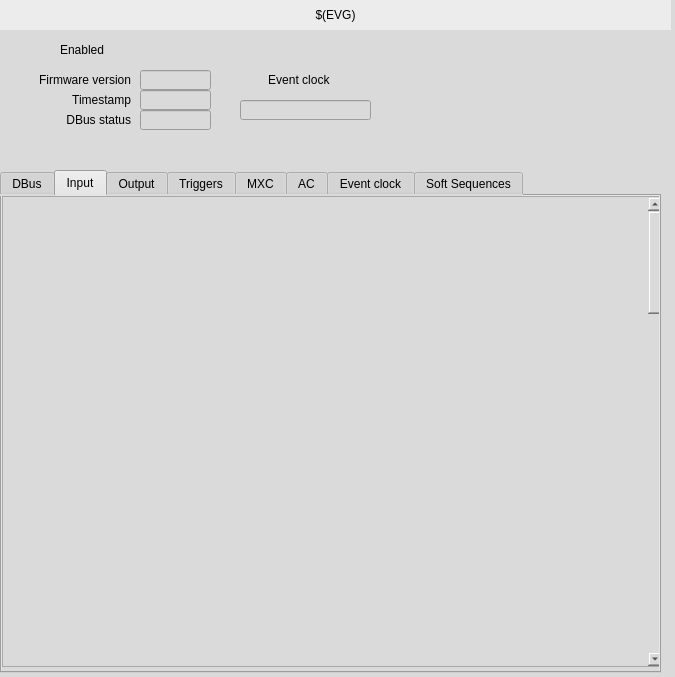
<?xml version="1.0" encoding="UTF-8"?>
<ui version="4.0">
 <class>MainWindow</class>
 <widget class="QMainWindow" name="MainWindow">
  <property name="geometry">
   <rect>
    <x>0</x>
    <y>0</y>
    <width>675</width>
    <height>677</height>
   </rect>
  </property>
  <property name="windowTitle">
   <string>EVG</string>
  </property>
  <property name="styleSheet">
   <string notr="true">background-color: rgb(218, 218, 218);</string>
  </property>
  <widget class="QWidget" name="centralwidget">
   <widget class="caLabel" name="calabel">
    <property name="geometry">
     <rect>
      <x>0</x>
      <y>0</y>
      <width>671</width>
      <height>30</height>
     </rect>
    </property>
    <property name="styleSheet">
     <string notr="true">background-color: rgb(236, 236, 236, 255);</string>
    </property>
    <property name="text">
     <string>$(EVG)</string>
    </property>
    <property name="alignment">
     <set>Qt::AlignCenter</set>
    </property>
   </widget>
   <widget class="caLed" name="caled">
    <property name="geometry">
     <rect>
      <x>30</x>
      <y>40</y>
      <width>20</width>
      <height>20</height>
     </rect>
    </property>
    <property name="toolTip">
     <string>Master enable for the EVR. If not set then very little will happen.</string>
    </property>
    <property name="rectangular">
     <bool>false</bool>
    </property>
    <property name="channel" stdset="0">
     <string notr="true">$(EVG):Enable-RB</string>
    </property>
    <property name="falseColor">
     <color>
      <red>255</red>
      <green>0</green>
      <blue>0</blue>
     </color>
    </property>
    <property name="trueColor">
     <color>
      <red>0</red>
      <green>205</green>
      <blue>0</blue>
     </color>
    </property>
    <property name="undefinedColor">
     <color>
      <red>255</red>
      <green>255</green>
      <blue>255</blue>
     </color>
    </property>
   </widget>
   <widget class="QLabel" name="label">
    <property name="geometry">
     <rect>
      <x>10</x>
      <y>70</y>
      <width>121</width>
      <height>20</height>
     </rect>
    </property>
    <property name="text">
     <string>Firmware version</string>
    </property>
    <property name="alignment">
     <set>Qt::AlignRight|Qt::AlignTrailing|Qt::AlignVCenter</set>
    </property>
   </widget>
   <widget class="caLineEdit" name="calineedit">
    <property name="geometry">
     <rect>
      <x>140</x>
      <y>70</y>
      <width>71</width>
      <height>20</height>
     </rect>
    </property>
    <property name="channel" stdset="0">
     <string notr="true">$(EVG):FwVer-I</string>
    </property>
   </widget>
   <widget class="caLineEdit" name="calineedit_3">
    <property name="geometry">
     <rect>
      <x>140</x>
      <y>90</y>
      <width>71</width>
      <height>20</height>
     </rect>
    </property>
    <property name="channel" stdset="0">
     <string notr="true">$(EVG):Timestamp-RB</string>
    </property>
   </widget>
   <widget class="QLabel" name="label_5">
    <property name="geometry">
     <rect>
      <x>10</x>
      <y>90</y>
      <width>121</width>
      <height>20</height>
     </rect>
    </property>
    <property name="text">
     <string>Timestamp</string>
    </property>
    <property name="alignment">
     <set>Qt::AlignRight|Qt::AlignTrailing|Qt::AlignVCenter</set>
    </property>
   </widget>
   <widget class="caLineEdit" name="calineedit_4">
    <property name="geometry">
     <rect>
      <x>140</x>
      <y>110</y>
      <width>71</width>
      <height>20</height>
     </rect>
    </property>
    <property name="channel" stdset="0">
     <string notr="true">$(EVG):DbusStatus-RB</string>
    </property>
   </widget>
   <widget class="QLabel" name="label_7">
    <property name="geometry">
     <rect>
      <x>10</x>
      <y>110</y>
      <width>121</width>
      <height>20</height>
     </rect>
    </property>
    <property name="text">
     <string>DBus status</string>
    </property>
    <property name="alignment">
     <set>Qt::AlignRight|Qt::AlignTrailing|Qt::AlignVCenter</set>
    </property>
   </widget>
   <widget class="caInclude" name="cainclude">
    <property name="geometry">
     <rect>
      <x>470</x>
      <y>50</y>
      <width>185</width>
      <height>95</height>
     </rect>
    </property>
    <property name="macro">
     <string notr="true">EVG=$(EVG)</string>
    </property>
    <property name="filename" stdset="0">
     <string notr="true">G_EVG_VME_softEvt.ui</string>
    </property>
   </widget>
   <widget class="QTabWidget" name="tabWidget">
    <property name="geometry">
     <rect>
      <x>0</x>
      <y>170</y>
      <width>661</width>
      <height>503</height>
     </rect>
    </property>
    <property name="currentIndex">
     <number>1</number>
    </property>
    <widget class="QWidget" name="tab">
     <attribute name="title">
      <string>DBus</string>
     </attribute>
     <widget class="QScrollArea" name="scrollArea">
      <property name="geometry">
       <rect>
        <x>0</x>
        <y>0</y>
        <width>661</width>
        <height>471</height>
       </rect>
      </property>
      <property name="widgetResizable">
       <bool>true</bool>
      </property>
      <widget class="QWidget" name="scrollAreaWidgetContents">
       <property name="geometry">
        <rect>
         <x>0</x>
         <y>0</y>
         <width>641</width>
         <height>600</height>
        </rect>
       </property>
       <property name="minimumSize">
        <size>
         <width>0</width>
         <height>600</height>
        </size>
       </property>
       <widget class="caInclude" name="cainclude_25">
        <property name="geometry">
         <rect>
          <x>210</x>
          <y>10</y>
          <width>200</width>
          <height>70</height>
         </rect>
        </property>
        <property name="macro">
         <string notr="true">ID=0, EVG=$(EVG)</string>
        </property>
        <property name="filename" stdset="0">
         <string notr="true">G_EVG_VME_dbus.ui</string>
        </property>
       </widget>
       <widget class="caInclude" name="cainclude_26">
        <property name="geometry">
         <rect>
          <x>210</x>
          <y>80</y>
          <width>200</width>
          <height>70</height>
         </rect>
        </property>
        <property name="macro">
         <string notr="true">ID=1, EVG=$(EVG)</string>
        </property>
        <property name="filename" stdset="0">
         <string notr="true">G_EVG_VME_dbus.ui</string>
        </property>
       </widget>
       <widget class="caInclude" name="cainclude_27">
        <property name="geometry">
         <rect>
          <x>210</x>
          <y>150</y>
          <width>200</width>
          <height>70</height>
         </rect>
        </property>
        <property name="macro">
         <string notr="true">ID=2, EVG=$(EVG)</string>
        </property>
        <property name="filename" stdset="0">
         <string notr="true">G_EVG_VME_dbus.ui</string>
        </property>
       </widget>
       <widget class="caInclude" name="cainclude_36">
        <property name="geometry">
         <rect>
          <x>210</x>
          <y>220</y>
          <width>200</width>
          <height>70</height>
         </rect>
        </property>
        <property name="macro">
         <string notr="true">ID=3, EVG=$(EVG)</string>
        </property>
        <property name="filename" stdset="0">
         <string notr="true">G_EVG_VME_dbus.ui</string>
        </property>
       </widget>
       <widget class="caInclude" name="cainclude_37">
        <property name="geometry">
         <rect>
          <x>210</x>
          <y>290</y>
          <width>200</width>
          <height>70</height>
         </rect>
        </property>
        <property name="macro">
         <string notr="true">ID=4, EVG=$(EVG)</string>
        </property>
        <property name="filename" stdset="0">
         <string notr="true">G_EVG_VME_dbus.ui</string>
        </property>
       </widget>
       <widget class="caInclude" name="cainclude_38">
        <property name="geometry">
         <rect>
          <x>210</x>
          <y>360</y>
          <width>200</width>
          <height>70</height>
         </rect>
        </property>
        <property name="macro">
         <string notr="true">ID=5, EVG=$(EVG)</string>
        </property>
        <property name="filename" stdset="0">
         <string notr="true">G_EVG_VME_dbus.ui</string>
        </property>
       </widget>
       <widget class="caInclude" name="cainclude_39">
        <property name="geometry">
         <rect>
          <x>210</x>
          <y>430</y>
          <width>200</width>
          <height>70</height>
         </rect>
        </property>
        <property name="macro">
         <string notr="true">ID=6, EVG=$(EVG)</string>
        </property>
        <property name="filename" stdset="0">
         <string notr="true">G_EVG_VME_dbus.ui</string>
        </property>
       </widget>
       <widget class="caInclude" name="cainclude_40">
        <property name="geometry">
         <rect>
          <x>210</x>
          <y>500</y>
          <width>200</width>
          <height>70</height>
         </rect>
        </property>
        <property name="macro">
         <string notr="true">ID=7, EVG=$(EVG)</string>
        </property>
        <property name="filename" stdset="0">
         <string notr="true">G_EVG_VME_dbus.ui</string>
        </property>
       </widget>
      </widget>
     </widget>
    </widget>
    <widget class="QWidget" name="tab_2">
     <attribute name="title">
      <string>Input</string>
     </attribute>
     <widget class="QScrollArea" name="scrollArea_2">
      <property name="geometry">
       <rect>
        <x>0</x>
        <y>0</y>
        <width>661</width>
        <height>471</height>
       </rect>
      </property>
      <property name="widgetResizable">
       <bool>true</bool>
      </property>
      <widget class="QWidget" name="scrollAreaWidgetContents_2">
       <property name="geometry">
        <rect>
         <x>0</x>
         <y>0</y>
         <width>641</width>
         <height>2000</height>
        </rect>
       </property>
       <property name="minimumSize">
        <size>
         <width>0</width>
         <height>2000</height>
        </size>
       </property>
       <widget class="caInclude" name="cainclude_4">
        <property name="geometry">
         <rect>
          <x>10</x>
          <y>10</y>
          <width>565</width>
          <height>85</height>
         </rect>
        </property>
        <property name="macro">
         <string notr="true">ID=FrontInp0, EVG=$(EVG)</string>
        </property>
        <property name="filename" stdset="0">
         <string notr="true">G_EVG_VME_input.ui</string>
        </property>
       </widget>
       <widget class="caInclude" name="cainclude_5">
        <property name="geometry">
         <rect>
          <x>10</x>
          <y>95</y>
          <width>565</width>
          <height>85</height>
         </rect>
        </property>
        <property name="macro">
         <string notr="true">ID=FrontInp1, EVG=$(EVG)</string>
        </property>
        <property name="filename" stdset="0">
         <string notr="true">G_EVG_VME_input.ui</string>
        </property>
       </widget>
       <widget class="caInclude" name="cainclude_7">
        <property name="geometry">
         <rect>
          <x>10</x>
          <y>190</y>
          <width>565</width>
          <height>85</height>
         </rect>
        </property>
        <property name="macro">
         <string notr="true">ID=UnivInp0, EVG=$(EVG)</string>
        </property>
        <property name="filename" stdset="0">
         <string notr="true">G_EVG_VME_input.ui</string>
        </property>
       </widget>
       <widget class="caInclude" name="cainclude_8">
        <property name="geometry">
         <rect>
          <x>10</x>
          <y>275</y>
          <width>565</width>
          <height>85</height>
         </rect>
        </property>
        <property name="macro">
         <string notr="true">ID=UnivInp1, EVG=$(EVG)</string>
        </property>
        <property name="filename" stdset="0">
         <string notr="true">G_EVG_VME_input.ui</string>
        </property>
       </widget>
       <widget class="caInclude" name="cainclude_9">
        <property name="geometry">
         <rect>
          <x>10</x>
          <y>360</y>
          <width>565</width>
          <height>85</height>
         </rect>
        </property>
        <property name="macro">
         <string notr="true">ID=UnivInp2, EVG=$(EVG)</string>
        </property>
        <property name="filename" stdset="0">
         <string notr="true">G_EVG_VME_input.ui</string>
        </property>
       </widget>
       <widget class="caInclude" name="cainclude_10">
        <property name="geometry">
         <rect>
          <x>10</x>
          <y>445</y>
          <width>565</width>
          <height>85</height>
         </rect>
        </property>
        <property name="macro">
         <string notr="true">ID=UnivInp3, EVG=$(EVG)</string>
        </property>
        <property name="filename" stdset="0">
         <string notr="true">G_EVG_VME_input.ui</string>
        </property>
       </widget>
       <widget class="caInclude" name="cainclude_41">
        <property name="geometry">
         <rect>
          <x>10</x>
          <y>540</y>
          <width>565</width>
          <height>85</height>
         </rect>
        </property>
        <property name="macro">
         <string notr="true">ID=RearInp0, EVG=$(EVG)</string>
        </property>
        <property name="filename" stdset="0">
         <string notr="true">G_EVG_VME_input.ui</string>
        </property>
       </widget>
       <widget class="caInclude" name="cainclude_42">
        <property name="geometry">
         <rect>
          <x>10</x>
          <y>625</y>
          <width>565</width>
          <height>85</height>
         </rect>
        </property>
        <property name="macro">
         <string notr="true">ID=RearInp1, EVG=$(EVG)</string>
        </property>
        <property name="filename" stdset="0">
         <string notr="true">G_EVG_VME_input.ui</string>
        </property>
       </widget>
       <widget class="caInclude" name="cainclude_43">
        <property name="geometry">
         <rect>
          <x>10</x>
          <y>710</y>
          <width>565</width>
          <height>85</height>
         </rect>
        </property>
        <property name="macro">
         <string notr="true">ID=RearInp2, EVG=$(EVG)</string>
        </property>
        <property name="filename" stdset="0">
         <string notr="true">G_EVG_VME_input.ui</string>
        </property>
       </widget>
       <widget class="caInclude" name="cainclude_44">
        <property name="geometry">
         <rect>
          <x>10</x>
          <y>795</y>
          <width>565</width>
          <height>85</height>
         </rect>
        </property>
        <property name="macro">
         <string notr="true">ID=RearInp3, EVG=$(EVG)</string>
        </property>
        <property name="filename" stdset="0">
         <string notr="true">G_EVG_VME_input.ui</string>
        </property>
       </widget>
       <widget class="caInclude" name="cainclude_45">
        <property name="geometry">
         <rect>
          <x>10</x>
          <y>880</y>
          <width>565</width>
          <height>85</height>
         </rect>
        </property>
        <property name="macro">
         <string notr="true">ID=RearInp4, EVG=$(EVG)</string>
        </property>
        <property name="filename" stdset="0">
         <string notr="true">G_EVG_VME_input.ui</string>
        </property>
       </widget>
       <widget class="caInclude" name="cainclude_46">
        <property name="geometry">
         <rect>
          <x>10</x>
          <y>965</y>
          <width>565</width>
          <height>85</height>
         </rect>
        </property>
        <property name="macro">
         <string notr="true">ID=RearInp5, EVG=$(EVG)</string>
        </property>
        <property name="filename" stdset="0">
         <string notr="true">G_EVG_VME_input.ui</string>
        </property>
       </widget>
       <widget class="caInclude" name="cainclude_47">
        <property name="geometry">
         <rect>
          <x>10</x>
          <y>1050</y>
          <width>565</width>
          <height>85</height>
         </rect>
        </property>
        <property name="macro">
         <string notr="true">ID=RearInp6, EVG=$(EVG)</string>
        </property>
        <property name="filename" stdset="0">
         <string notr="true">G_EVG_VME_input.ui</string>
        </property>
       </widget>
       <widget class="caInclude" name="cainclude_48">
        <property name="geometry">
         <rect>
          <x>10</x>
          <y>1135</y>
          <width>565</width>
          <height>85</height>
         </rect>
        </property>
        <property name="macro">
         <string notr="true">ID=RearInp7, EVG=$(EVG)</string>
        </property>
        <property name="filename" stdset="0">
         <string notr="true">G_EVG_VME_input.ui</string>
        </property>
       </widget>
       <widget class="caInclude" name="cainclude_49">
        <property name="geometry">
         <rect>
          <x>10</x>
          <y>1220</y>
          <width>565</width>
          <height>85</height>
         </rect>
        </property>
        <property name="macro">
         <string notr="true">ID=RearInp8, EVG=$(EVG)</string>
        </property>
        <property name="filename" stdset="0">
         <string notr="true">G_EVG_VME_input.ui</string>
        </property>
       </widget>
       <widget class="caInclude" name="cainclude_50">
        <property name="geometry">
         <rect>
          <x>10</x>
          <y>1305</y>
          <width>565</width>
          <height>85</height>
         </rect>
        </property>
        <property name="macro">
         <string notr="true">ID=RearInp9, EVG=$(EVG)</string>
        </property>
        <property name="filename" stdset="0">
         <string notr="true">G_EVG_VME_input.ui</string>
        </property>
       </widget>
       <widget class="caInclude" name="cainclude_51">
        <property name="geometry">
         <rect>
          <x>10</x>
          <y>1390</y>
          <width>565</width>
          <height>85</height>
         </rect>
        </property>
        <property name="macro">
         <string notr="true">ID=RearInp10, EVG=$(EVG)</string>
        </property>
        <property name="filename" stdset="0">
         <string notr="true">G_EVG_VME_input.ui</string>
        </property>
       </widget>
       <widget class="caInclude" name="cainclude_52">
        <property name="geometry">
         <rect>
          <x>10</x>
          <y>1475</y>
          <width>565</width>
          <height>85</height>
         </rect>
        </property>
        <property name="macro">
         <string notr="true">ID=RearInp11, EVG=$(EVG)</string>
        </property>
        <property name="filename" stdset="0">
         <string notr="true">G_EVG_VME_input.ui</string>
        </property>
       </widget>
       <widget class="caInclude" name="cainclude_53">
        <property name="geometry">
         <rect>
          <x>10</x>
          <y>1560</y>
          <width>565</width>
          <height>85</height>
         </rect>
        </property>
        <property name="macro">
         <string notr="true">ID=RearInp12, EVG=$(EVG)</string>
        </property>
        <property name="filename" stdset="0">
         <string notr="true">G_EVG_VME_input.ui</string>
        </property>
       </widget>
       <widget class="caInclude" name="cainclude_54">
        <property name="geometry">
         <rect>
          <x>10</x>
          <y>1645</y>
          <width>565</width>
          <height>85</height>
         </rect>
        </property>
        <property name="macro">
         <string notr="true">ID=RearInp13, EVG=$(EVG)</string>
        </property>
        <property name="filename" stdset="0">
         <string notr="true">G_EVG_VME_input.ui</string>
        </property>
       </widget>
       <widget class="caInclude" name="cainclude_55">
        <property name="geometry">
         <rect>
          <x>10</x>
          <y>1730</y>
          <width>565</width>
          <height>85</height>
         </rect>
        </property>
        <property name="macro">
         <string notr="true">ID=RearInp14, EVG=$(EVG)</string>
        </property>
        <property name="filename" stdset="0">
         <string notr="true">G_EVG_VME_input.ui</string>
        </property>
       </widget>
       <widget class="caInclude" name="cainclude_56">
        <property name="geometry">
         <rect>
          <x>10</x>
          <y>1815</y>
          <width>565</width>
          <height>85</height>
         </rect>
        </property>
        <property name="macro">
         <string notr="true">ID=RearInp15, EVG=$(EVG)</string>
        </property>
        <property name="filename" stdset="0">
         <string notr="true">G_EVG_VME_input.ui</string>
        </property>
       </widget>
      </widget>
     </widget>
    </widget>
    <widget class="QWidget" name="tab_3">
     <attribute name="title">
      <string>Output</string>
     </attribute>
     <widget class="QScrollArea" name="scrollArea_3">
      <property name="geometry">
       <rect>
        <x>0</x>
        <y>0</y>
        <width>661</width>
        <height>471</height>
       </rect>
      </property>
      <property name="widgetResizable">
       <bool>true</bool>
      </property>
      <widget class="QWidget" name="scrollAreaWidgetContents_3">
       <property name="geometry">
        <rect>
         <x>0</x>
         <y>0</y>
         <width>659</width>
         <height>469</height>
        </rect>
       </property>
       <widget class="caInclude" name="cainclude_11">
        <property name="geometry">
         <rect>
          <x>90</x>
          <y>25</y>
          <width>375</width>
          <height>25</height>
         </rect>
        </property>
        <property name="macro">
         <string notr="true">ID=FrontOut0, EVG=$(EVG)</string>
        </property>
        <property name="filename" stdset="0">
         <string notr="true">G_EVG_VME_output.ui</string>
        </property>
       </widget>
       <widget class="caInclude" name="cainclude_12">
        <property name="geometry">
         <rect>
          <x>90</x>
          <y>50</y>
          <width>375</width>
          <height>25</height>
         </rect>
        </property>
        <property name="macro">
         <string notr="true">ID=FrontOut1, EVG=$(EVG)</string>
        </property>
        <property name="filename" stdset="0">
         <string notr="true">G_EVG_VME_output.ui</string>
        </property>
       </widget>
       <widget class="caInclude" name="cainclude_13">
        <property name="geometry">
         <rect>
          <x>90</x>
          <y>75</y>
          <width>375</width>
          <height>25</height>
         </rect>
        </property>
        <property name="macro">
         <string notr="true">ID=FrontOut2, EVG=$(EVG)</string>
        </property>
        <property name="filename" stdset="0">
         <string notr="true">G_EVG_VME_output.ui</string>
        </property>
       </widget>
       <widget class="caInclude" name="cainclude_14">
        <property name="geometry">
         <rect>
          <x>90</x>
          <y>100</y>
          <width>375</width>
          <height>25</height>
         </rect>
        </property>
        <property name="macro">
         <string notr="true">ID=FrontOut3, EVG=$(EVG)</string>
        </property>
        <property name="filename" stdset="0">
         <string notr="true">G_EVG_VME_output.ui</string>
        </property>
       </widget>
       <widget class="caInclude" name="cainclude_57">
        <property name="geometry">
         <rect>
          <x>90</x>
          <y>160</y>
          <width>375</width>
          <height>25</height>
         </rect>
        </property>
        <property name="macro">
         <string notr="true">ID=UnivOut0, EVG=$(EVG)</string>
        </property>
        <property name="filename" stdset="0">
         <string notr="true">G_EVG_VME_output.ui</string>
        </property>
       </widget>
       <widget class="caInclude" name="cainclude_58">
        <property name="geometry">
         <rect>
          <x>90</x>
          <y>185</y>
          <width>375</width>
          <height>25</height>
         </rect>
        </property>
        <property name="macro">
         <string notr="true">ID=UnivOut1, EVG=$(EVG)</string>
        </property>
        <property name="filename" stdset="0">
         <string notr="true">G_EVG_VME_output.ui</string>
        </property>
       </widget>
       <widget class="caInclude" name="cainclude_59">
        <property name="geometry">
         <rect>
          <x>90</x>
          <y>210</y>
          <width>375</width>
          <height>25</height>
         </rect>
        </property>
        <property name="macro">
         <string notr="true">ID=UnivOut2, EVG=$(EVG)</string>
        </property>
        <property name="filename" stdset="0">
         <string notr="true">G_EVG_VME_output.ui</string>
        </property>
       </widget>
       <widget class="caInclude" name="cainclude_60">
        <property name="geometry">
         <rect>
          <x>90</x>
          <y>235</y>
          <width>375</width>
          <height>25</height>
         </rect>
        </property>
        <property name="macro">
         <string notr="true">ID=UnivOut3, EVG=$(EVG)</string>
        </property>
        <property name="filename" stdset="0">
         <string notr="true">G_EVG_VME_output.ui</string>
        </property>
       </widget>
      </widget>
     </widget>
    </widget>
    <widget class="QWidget" name="tab_4">
     <attribute name="title">
      <string>Triggers</string>
     </attribute>
     <widget class="QScrollArea" name="scrollArea_4">
      <property name="geometry">
       <rect>
        <x>0</x>
        <y>0</y>
        <width>661</width>
        <height>471</height>
       </rect>
      </property>
      <property name="widgetResizable">
       <bool>true</bool>
      </property>
      <widget class="QWidget" name="scrollAreaWidgetContents_4">
       <property name="geometry">
        <rect>
         <x>0</x>
         <y>-519</y>
         <width>641</width>
         <height>1100</height>
        </rect>
       </property>
       <property name="minimumSize">
        <size>
         <width>0</width>
         <height>1100</height>
        </size>
       </property>
       <widget class="caInclude" name="cainclude_23">
        <property name="geometry">
         <rect>
          <x>220</x>
          <y>10</y>
          <width>150</width>
          <height>125</height>
         </rect>
        </property>
        <property name="macro">
         <string notr="true">TRIGEVTNUM=0, EVG=$(EVG)</string>
        </property>
        <property name="filename" stdset="0">
         <string notr="true">G_EVG_VME_trigEvt.ui</string>
        </property>
       </widget>
       <widget class="caInclude" name="cainclude_24">
        <property name="geometry">
         <rect>
          <x>220</x>
          <y>139</y>
          <width>150</width>
          <height>125</height>
         </rect>
        </property>
        <property name="macro">
         <string notr="true">TRIGEVTNUM=1, EVG=$(EVG)</string>
        </property>
        <property name="filename" stdset="0">
         <string notr="true">G_EVG_VME_trigEvt.ui</string>
        </property>
       </widget>
       <widget class="caInclude" name="cainclude_28">
        <property name="geometry">
         <rect>
          <x>220</x>
          <y>269</y>
          <width>150</width>
          <height>125</height>
         </rect>
        </property>
        <property name="macro">
         <string notr="true">TRIGEVTNUM=2, EVG=$(EVG)</string>
        </property>
        <property name="filename" stdset="0">
         <string notr="true">G_EVG_VME_trigEvt.ui</string>
        </property>
       </widget>
       <widget class="caInclude" name="cainclude_29">
        <property name="geometry">
         <rect>
          <x>220</x>
          <y>399</y>
          <width>150</width>
          <height>125</height>
         </rect>
        </property>
        <property name="macro">
         <string notr="true">TRIGEVTNUM=3, EVG=$(EVG)</string>
        </property>
        <property name="filename" stdset="0">
         <string notr="true">G_EVG_VME_trigEvt.ui</string>
        </property>
       </widget>
       <widget class="caInclude" name="cainclude_30">
        <property name="geometry">
         <rect>
          <x>220</x>
          <y>529</y>
          <width>150</width>
          <height>125</height>
         </rect>
        </property>
        <property name="macro">
         <string notr="true">TRIGEVTNUM=4, EVG=$(EVG)</string>
        </property>
        <property name="filename" stdset="0">
         <string notr="true">G_EVG_VME_trigEvt.ui</string>
        </property>
       </widget>
       <widget class="caInclude" name="cainclude_31">
        <property name="geometry">
         <rect>
          <x>220</x>
          <y>659</y>
          <width>150</width>
          <height>125</height>
         </rect>
        </property>
        <property name="macro">
         <string notr="true">TRIGEVTNUM=5, EVG=$(EVG)</string>
        </property>
        <property name="filename" stdset="0">
         <string notr="true">G_EVG_VME_trigEvt.ui</string>
        </property>
       </widget>
       <widget class="caInclude" name="cainclude_32">
        <property name="geometry">
         <rect>
          <x>220</x>
          <y>789</y>
          <width>150</width>
          <height>125</height>
         </rect>
        </property>
        <property name="macro">
         <string notr="true">TRIGEVTNUM=6, EVG=$(EVG)</string>
        </property>
        <property name="filename" stdset="0">
         <string notr="true">G_EVG_VME_trigEvt.ui</string>
        </property>
       </widget>
       <widget class="caInclude" name="cainclude_33">
        <property name="geometry">
         <rect>
          <x>220</x>
          <y>919</y>
          <width>150</width>
          <height>125</height>
         </rect>
        </property>
        <property name="macro">
         <string notr="true">TRIGEVTNUM=7, EVG=$(EVG)</string>
        </property>
        <property name="filename" stdset="0">
         <string notr="true">G_EVG_VME_trigEvt.ui</string>
        </property>
       </widget>
      </widget>
     </widget>
    </widget>
    <widget class="QWidget" name="tab_5">
     <attribute name="title">
      <string>MXC</string>
     </attribute>
     <widget class="QScrollArea" name="scrollArea_5">
      <property name="geometry">
       <rect>
        <x>0</x>
        <y>0</y>
        <width>661</width>
        <height>471</height>
       </rect>
      </property>
      <property name="minimumSize">
       <size>
        <width>0</width>
        <height>0</height>
       </size>
      </property>
      <property name="widgetResizable">
       <bool>true</bool>
      </property>
      <widget class="QWidget" name="scrollAreaWidgetContents_5">
       <property name="geometry">
        <rect>
         <x>0</x>
         <y>-631</y>
         <width>641</width>
         <height>1100</height>
        </rect>
       </property>
       <property name="minimumSize">
        <size>
         <width>0</width>
         <height>1100</height>
        </size>
       </property>
       <widget class="caInclude" name="cainclude_15">
        <property name="geometry">
         <rect>
          <x>10</x>
          <y>10</y>
          <width>560</width>
          <height>132</height>
         </rect>
        </property>
        <property name="macro">
         <string notr="true">ID=0, EVG=$(EVG)</string>
        </property>
        <property name="filename" stdset="0">
         <string notr="true">G_EVG_VME_mxc-v2.ui</string>
        </property>
       </widget>
       <widget class="caInclude" name="cainclude_16">
        <property name="geometry">
         <rect>
          <x>10</x>
          <y>140</y>
          <width>560</width>
          <height>132</height>
         </rect>
        </property>
        <property name="macro">
         <string notr="true">ID=1, EVG=$(EVG)</string>
        </property>
        <property name="filename" stdset="0">
         <string notr="true">G_EVG_VME_mxc-v2.ui</string>
        </property>
       </widget>
       <widget class="caInclude" name="cainclude_17">
        <property name="geometry">
         <rect>
          <x>10</x>
          <y>270</y>
          <width>560</width>
          <height>132</height>
         </rect>
        </property>
        <property name="macro">
         <string notr="true">ID=2, EVG=$(EVG)</string>
        </property>
        <property name="filename" stdset="0">
         <string notr="true">G_EVG_VME_mxc-v2.ui</string>
        </property>
       </widget>
       <widget class="caInclude" name="cainclude_18">
        <property name="geometry">
         <rect>
          <x>10</x>
          <y>400</y>
          <width>560</width>
          <height>132</height>
         </rect>
        </property>
        <property name="macro">
         <string notr="true">ID=3, EVG=$(EVG)</string>
        </property>
        <property name="filename" stdset="0">
         <string notr="true">G_EVG_VME_mxc-v2.ui</string>
        </property>
       </widget>
       <widget class="caInclude" name="cainclude_19">
        <property name="geometry">
         <rect>
          <x>10</x>
          <y>530</y>
          <width>560</width>
          <height>132</height>
         </rect>
        </property>
        <property name="macro">
         <string notr="true">ID=4, EVG=$(EVG)</string>
        </property>
        <property name="filename" stdset="0">
         <string notr="true">G_EVG_VME_mxc-v2.ui</string>
        </property>
       </widget>
       <widget class="caInclude" name="cainclude_20">
        <property name="geometry">
         <rect>
          <x>10</x>
          <y>660</y>
          <width>560</width>
          <height>132</height>
         </rect>
        </property>
        <property name="macro">
         <string notr="true">ID=5, EVG=$(EVG)</string>
        </property>
        <property name="filename" stdset="0">
         <string notr="true">G_EVG_VME_mxc-v2.ui</string>
        </property>
       </widget>
       <widget class="caInclude" name="cainclude_21">
        <property name="geometry">
         <rect>
          <x>10</x>
          <y>790</y>
          <width>560</width>
          <height>132</height>
         </rect>
        </property>
        <property name="macro">
         <string notr="true">ID=6, EVG=$(EVG)</string>
        </property>
        <property name="filename" stdset="0">
         <string notr="true">G_EVG_VME_mxc-v2.ui</string>
        </property>
       </widget>
       <widget class="caInclude" name="cainclude_22">
        <property name="geometry">
         <rect>
          <x>10</x>
          <y>920</y>
          <width>560</width>
          <height>132</height>
         </rect>
        </property>
        <property name="macro">
         <string notr="true">ID=7, EVG=$(EVG)</string>
        </property>
        <property name="filename" stdset="0">
         <string notr="true">G_EVG_VME_mxc-v2.ui</string>
        </property>
       </widget>
      </widget>
     </widget>
    </widget>
    <widget class="QWidget" name="tab_6">
     <attribute name="title">
      <string>AC</string>
     </attribute>
     <widget class="caInclude" name="cainclude_2">
      <property name="geometry">
       <rect>
        <x>120</x>
        <y>20</y>
        <width>400</width>
        <height>220</height>
       </rect>
      </property>
      <property name="macro">
       <string notr="true">EVG=$(EVG)</string>
      </property>
      <property name="filename" stdset="0">
       <string notr="true">G_EVG_VME_acTrig.ui</string>
      </property>
     </widget>
    </widget>
    <widget class="QWidget" name="tab_7">
     <attribute name="title">
      <string>Event clock</string>
     </attribute>
     <widget class="caInclude" name="cainclude_3">
      <property name="geometry">
       <rect>
        <x>140</x>
        <y>20</y>
        <width>360</width>
        <height>211</height>
       </rect>
      </property>
      <property name="macro">
       <string notr="true">EVG=$(EVG)</string>
      </property>
      <property name="filename" stdset="0">
       <string notr="true">G_EVG_VME_evtClk.ui</string>
      </property>
     </widget>
    </widget>
    <widget class="QWidget" name="tab_8">
     <property name="minimumSize">
      <size>
       <width>0</width>
       <height>0</height>
      </size>
     </property>
     <attribute name="title">
      <string>Soft Sequences</string>
     </attribute>
     <widget class="QScrollArea" name="scrollArea_6">
      <property name="geometry">
       <rect>
        <x>0</x>
        <y>0</y>
        <width>661</width>
        <height>441</height>
       </rect>
      </property>
      <property name="widgetResizable">
       <bool>true</bool>
      </property>
      <widget class="QWidget" name="scrollAreaWidgetContents_6">
       <property name="geometry">
        <rect>
         <x>0</x>
         <y>0</y>
         <width>659</width>
         <height>439</height>
        </rect>
       </property>
       <property name="minimumSize">
        <size>
         <width>620</width>
         <height>0</height>
        </size>
       </property>
       <widget class="caInclude" name="cainclude_34">
        <property name="geometry">
         <rect>
          <x>20</x>
          <y>20</y>
          <width>301</width>
          <height>331</height>
         </rect>
        </property>
        <property name="macro">
         <string notr="true">SEQNUM=1, EVG=$(EVG)</string>
        </property>
        <property name="filename" stdset="0">
         <string notr="true">G_EVG_VME_softSeq.ui</string>
        </property>
       </widget>
       <widget class="caInclude" name="cainclude_35">
        <property name="geometry">
         <rect>
          <x>330</x>
          <y>20</y>
          <width>301</width>
          <height>331</height>
         </rect>
        </property>
        <property name="macro">
         <string notr="true">SEQNUM=2, EVG=$(EVG)</string>
        </property>
        <property name="filename" stdset="0">
         <string notr="true">G_EVG_VME_softSeq.ui</string>
        </property>
       </widget>
      </widget>
     </widget>
    </widget>
   </widget>
   <widget class="QLabel" name="label_8">
    <property name="geometry">
     <rect>
      <x>240</x>
      <y>70</y>
      <width>121</width>
      <height>20</height>
     </rect>
    </property>
    <property name="text">
     <string>Event clock </string>
    </property>
    <property name="alignment">
     <set>Qt::AlignCenter</set>
    </property>
   </widget>
   <widget class="caLineEdit" name="calineedit_12">
    <property name="geometry">
     <rect>
      <x>240</x>
      <y>100</y>
      <width>131</width>
      <height>20</height>
     </rect>
    </property>
    <property name="alignment">
     <set>Qt::AlignCenter</set>
    </property>
    <property name="channel" stdset="0">
     <string notr="true">$(EVG):EvtClk-Frequency-RB</string>
    </property>
    <property name="unitsEnabled">
     <bool>true</bool>
    </property>
   </widget>
   <widget class="QLabel" name="label_2">
    <property name="geometry">
     <rect>
      <x>60</x>
      <y>40</y>
      <width>71</width>
      <height>20</height>
     </rect>
    </property>
    <property name="text">
     <string>Enabled</string>
    </property>
    <property name="alignment">
     <set>Qt::AlignLeading|Qt::AlignLeft|Qt::AlignVCenter</set>
    </property>
   </widget>
  </widget>
 </widget>
 <customwidgets>
  <customwidget>
   <class>caLabel</class>
   <extends>QLabel</extends>
   <header>caLabel</header>
  </customwidget>
  <customwidget>
   <class>caInclude</class>
   <extends>QWidget</extends>
   <header>caInclude</header>
  </customwidget>
  <customwidget>
   <class>caLed</class>
   <extends>QWidget</extends>
   <header>caLed</header>
  </customwidget>
  <customwidget>
   <class>caLineEdit</class>
   <extends>QLineEdit</extends>
   <header>caLineEdit</header>
  </customwidget>
 </customwidgets>
 <resources/>
 <connections/>
</ui>
